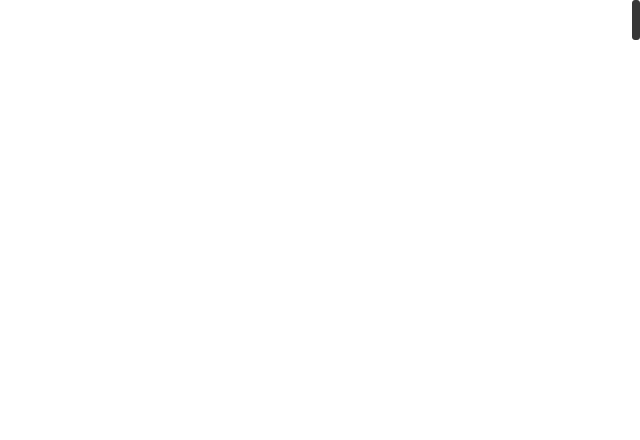
<?xml version="1.0" encoding="UTF-8"?>
<ui version="4.0">
 <class>Menu</class>
 <widget class="QWidget" name="Menu">
  <property name="geometry">
   <rect>
    <x>0</x>
    <y>0</y>
    <width>640</width>
    <height>440</height>
   </rect>
  </property>
  <property name="sizePolicy">
   <sizepolicy hsizetype="Expanding" vsizetype="Expanding">
    <horstretch>0</horstretch>
    <verstretch>0</verstretch>
   </sizepolicy>
  </property>
  <property name="minimumSize">
   <size>
    <width>640</width>
    <height>440</height>
   </size>
  </property>
  <property name="maximumSize">
   <size>
    <width>16777215</width>
    <height>16777215</height>
   </size>
  </property>
  <property name="windowTitle">
   <string>Form</string>
  </property>
  <widget class="ControllerListWidget" name="ListObject">
   <property name="geometry">
    <rect>
     <x>0</x>
     <y>0</y>
     <width>640</width>
     <height>440</height>
    </rect>
   </property>
   <property name="sizePolicy">
    <sizepolicy hsizetype="Expanding" vsizetype="MinimumExpanding">
     <horstretch>0</horstretch>
     <verstretch>0</verstretch>
    </sizepolicy>
   </property>
   <property name="minimumSize">
    <size>
     <width>0</width>
     <height>440</height>
    </size>
   </property>
   <property name="styleSheet">
    <string notr="true">background: #ffffff;</string>
   </property>
   <property name="frameShape">
    <enum>QFrame::NoFrame</enum>
   </property>
   <property name="verticalScrollBarPolicy">
    <enum>Qt::ScrollBarAlwaysOff</enum>
   </property>
   <property name="horizontalScrollBarPolicy">
    <enum>Qt::ScrollBarAlwaysOff</enum>
   </property>
  </widget>
  <widget class="QScrollBar" name="Scroll">
   <property name="geometry">
    <rect>
     <x>632</x>
     <y>0</y>
     <width>8</width>
     <height>440</height>
    </rect>
   </property>
   <property name="styleSheet">
    <string notr="true">QScrollBar:vertical {
   background: transparent;
   width: 10px;
   margin: 0px;
}

QScrollBar::handle:vertical {
   background: rgba(0, 0, 0, 200);
   border-radius: 3px;
   min-height: 5px;
}

QScrollBar::add-line:vertical,
QScrollBar::sub-line:vertical {
   height: 0px;
}

QScrollBar::add-page:vertical,
QScrollBar::sub-page:vertical {
   background: none;
}</string>
   </property>
   <property name="maximum">
    <number>100</number>
   </property>
   <property name="orientation">
    <enum>Qt::Vertical</enum>
   </property>
  </widget>
 </widget>
 <customwidgets>
  <customwidget>
   <class>ControllerListWidget</class>
   <extends>QListWidget</extends>
   <header>controllerlistwidget.h</header>
  </customwidget>
 </customwidgets>
 <resources/>
 <connections/>
</ui>
